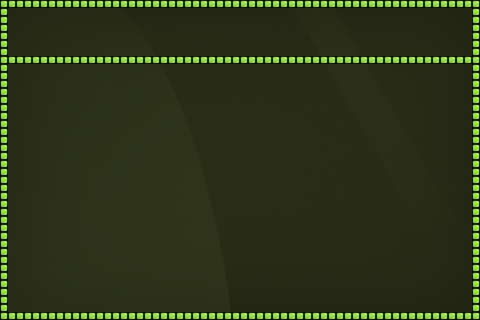

This game map was drawn from its Tiled (.tmx) file and the tilesets committed beside it. A one-line description and the trimmed map source follow:
An orthogonal 60x40 tile map with 8x8 px tiles, 2 tile layers (Back, Front), 2 tilesets.

<map version="1.0" orientation="orthogonal" width="60" height="40" tilewidth="8" tileheight="8">
 <tileset firstgid="1" name="Borders" tilewidth="8" tileheight="8">
  <image source="cbox-borders_x8.png" trans="ff00ff" width="56" height="8" />
 </tileset>
 <tileset firstgid="8" name="BG" tilewidth="160" tileheight="160">
  <image source="bg.png" trans="ff00ff" width="480" height="320" />
 </tileset>
 <layer name="Back" width="60" height="40">
  <data>[2400 cells, 6 non-empty, 6 distinct tile ids]</data>
 </layer>
 <layer name="Front" width="60" height="40">
  <data>[2400 cells, 254 non-empty, 1 distinct tile ids]</data>
 </layer>
</map>
